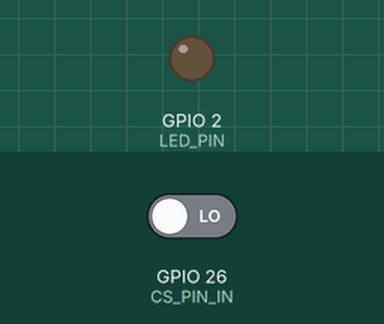
A program run on a simulated ESP32. Shown: output pins drawn as LEDs (lit = HIGH). Inputs (shaded band) come from the test bench; at power-on: GPIO 26 (CS_PIN_IN) LOW. What the program prints to the serial monitor is not drawn.

Above: at 1.7 s.
1.8 s: GPIO 26 (CS_PIN_IN) driven HIGH
At 3.0 s:
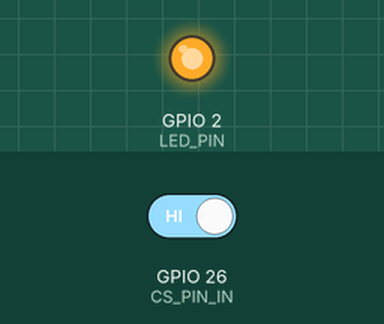
3.3 s: GPIO 26 (CS_PIN_IN) driven LOW
At 4.2 s:
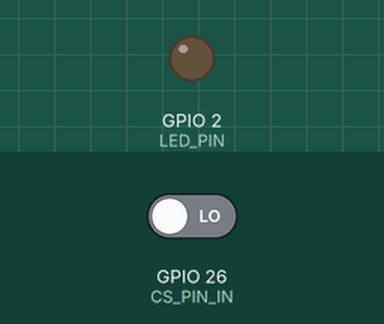
Timing chart, 0 to 6.3 s (numbered marks = the images above; inputs shaded):
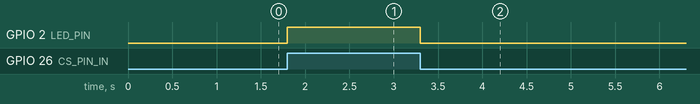

Measured:
- after the input at 1.8 s, GPIO 2 (LED_PIN): LOW → HIGH at once
- after the input at 3.3 s, GPIO 2 (LED_PIN): HIGH → LOW at once

The program:

main.cpp
```cpp
#include <Arduino.h>

const int LED_PIN = 2;
const int CS_PIN_OUT = 25;
const int CS_PIN_IN = 26;

String input = "OFF";


void setup() {
  Serial.begin(115200);
  delay(500);
  Serial.println("Hello World");
  pinMode(LED_PIN, OUTPUT);
  pinMode(CS_PIN_OUT, OUTPUT);
  pinMode(CS_PIN_IN, INPUT_PULLDOWN);
}

void loop() {
  digitalWrite(LED_PIN, digitalRead(CS_PIN_IN));

  if (Serial.available()){
    input = Serial.readStringUntil('\n');
    input.trim(); //get rid of special characters
  }

  if (input == "ON") {
    digitalWrite(CS_PIN_OUT, HIGH);
  }
  else {
    digitalWrite(CS_PIN_OUT, LOW);
  }
}
```
